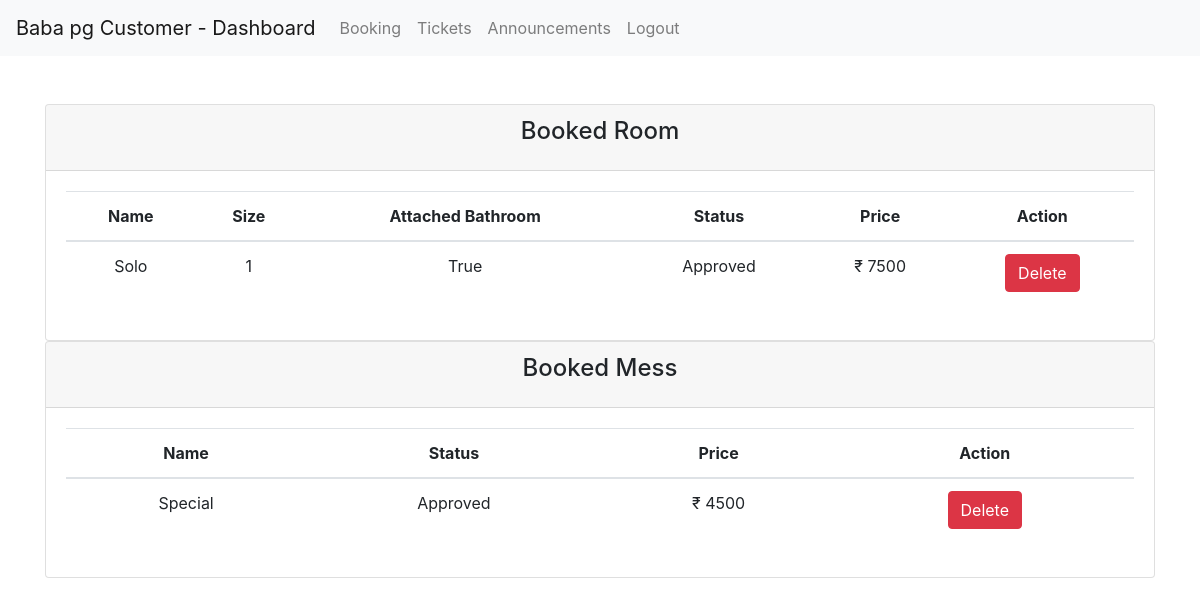
The page /booking (signed in) on the database its author committed.
### pghr/models.py (models this page shows, shortened)
class Room(db.Model):
    id = db.Column(db.Integer, primary_key=True)
    name = db.Column(db.String(80), unique=True, nullable=False)
    size = db.Column(db.Integer, unique=False, nullable=False)
    attached_bathroom = db.Column(db.Boolean, unique=False, nullable=False, default=False)
    status = db.Column(db.String(80), unique=False, nullable=False) # A, NA
    price = db.Column(db.Integer, unique=False, nullable=False)
    description = db.Column(db.String(120))

class RoomBookings(db.Model):
    id = db.Column(db.Integer, primary_key=True)
    user_id = db.Column(db.Integer, db.ForeignKey('user.id'), nullable=False)
    user = db.relationship('User', backref=db.backref('bookings', lazy=True))
    room_id = db.Column(db.Integer, db.ForeignKey('room.id'), nullable=False)
    room = db.relationship('Room', backref=db.backref('room', lazy=True))
    status = db.Column(db.String(80), unique=False, nullable=False) # pending, approved, cancelled
    check_in = db.Column(db.DateTime(timezone=True), server_default=func.now())
    check_out = db.Column(db.DateTime(timezone=True), onupdate=func.now())

class Mess(db.Model):
    id = db.Column(db.Integer, primary_key=True)
    name = db.Column(db.String(80), unique=True, nullable=False)
    description = db.Column(db.String(120))
    status = db.Column(db.String(80), unique=False, nullable=False) # A, NA - Available, Not Available
    price = db.Column(db.Integer, unique=False, nullable=False)

class MessBookings(db.Model):
    id = db.Column(db.Integer, primary_key=True)
    user_id = db.Column(db.Integer, db.ForeignKey('user.id'), nullable=False)
    user = db.relationship('User', backref=db.backref('user', lazy=True))
    mess_id = db.Column(db.Integer, db.ForeignKey('mess.id'), nullable=False)
    mess = db.relationship('Mess', backref=db.backref('mess', lazy=True))
    status = db.Column(db.String(80), unique=False, nullable=False) # pending, approved, cancelled
    check_in = db.Column(db.DateTime(timezone=True), server_default=func.now())
    check_out = db.Column(db.DateTime(timezone=True), onupdate=func.now())

### pghr/controllers.py (the view)
@app.route('/booking', methods=['GET', 'POST'])
@login_required
def booking():
    rooms = Room.query.all()
    messes = Mess.query.all()
    room_booked = RoomBookings.query.filter_by(user_id=current_user.id).first()
    mess_booked = MessBookings.query.filter_by(user_id=current_user.id).first()
    dont_show_room = False if not room_booked else True
    dont_show_mess = False if not mess_booked else True
    if room_booked:
        room = Room.query.filter_by(id=room_booked.room_id).first()
    else:
        room = None
    if mess_booked:
        mess = Mess.query.filter_by(id=mess_booked.mess_id).first()
    else:
        mess = None
    return render_template('customer/booking.html', user=current_user, rooms=rooms, messes=messes, room=room, mess=mess, room_booked=room_booked, mess_booked=mess_booked, dont_show_room=dont_show_room, dont_show_mess=dont_show_mess)

### pghr/controllers.py (called while the page is built)
@login_manager.user_loader
def load_user(user_id):
    return User.query.get(int(user_id))

### templates/customer/booking.html (shortened to what this page needs)
{% extends "customer/base.html" %}
{% block content %}
{% include "customer/navbar.html" %}
<br> <br>
{% if dont_show_room %}
    {% if rooms==None %}
        <div class="container">
            <div class="row">
                <div class="col-md-12">
                    <div class="card">
                        <div class="card-header">
                            <h4 class="card-title text-center">No Rooms Available</h4>
                        </div>
                    </div>
                </div>
            </div>
        </div>
    {% else %}
        <div class="container">
            <div class="row">
                <div class="col-md-12">
                    <div class="card">
                        <div class="card-header">
                            <h4 class="card-title text-center">Booked Room</h4>
                        </div>
                        <div class="card-body">
                            <div class="table-responsive">
                                <table class="table">
                                    <thead>
                                        <tr>
                                            <th class="text-center">Name</th>
                                            <th class="text-center">Size</th>
                                            <th class="text-center">Attached Bathroom</th>
                                            <th class="text-center">Status</th>
                                            <th class="text-center">Price</th>
                                            <th class="text-center">Action</th>
                                        </tr>
                                    </thead>
                                    <tbody>
                                        <tr>
                                            <td class="text-center">{{ room.name }}</td>
                                            <td class="text-center">{{ room.size }}</td>
                                            <td class="text-center">{{ room.attached_bathroom }}</td>
                                            <td class="text-center">{{ room_booked.status|title }}</td>
                                            <td class="text-center">₹ {{ room.price }}</td>
                                            <td class="text-center">
                                                <form action="{{url_for('booking_room_delete')}}" method="POST">
                                                    <button type="submit" class="btn btn-danger">Delete</button>
                                                </form>
                                            </td>
                                        </tr>
                                    </tbody>
                                </table>
                            </div>
                        </div>
                    </div>
                </div>
            </div>
        </div>
    {% endif %}
{% endif %}
{% if dont_show_mess %}
    {% if rooms==None %}
        <div class="container">
            <div class="row">
                <div class="col-md-12">
                    <div class="card">
                        <div class="card-header">
                            <h4 class="card-title text-center">No Mess Available</h4>
                        </div>
                    </div>
                </div>
            </div>
        </div>
    {% else %}
        <div class="container">
            <div class="row">
                <div class="col-md-12">
                    <div class="card">
                        <div class="card-header">
                            <h4 class="card-title text-center">Booked Mess</h4>
                        </div>
                        <div class="card-body">
                            <div class="table-responsive">
                                <table class="table">
                                    <thead>
                                        <tr>
                                            <th class="text-center">Name</th>
                                            <th class="text-center">Status</th>
                                            <th class="text-center">Price</th>
                                            <th class="text-center">Action</th>
                                        </tr>
                                    </thead>
                                    <tbody>
                                        <tr>
                                            <td class="text-center">{{ mess.name }}</td>
                                            <td class="text-center">{{ mess_booked.status|title }}</td>
                                            <td class="text-center">₹ {{ mess.price }}</td>
                                            <td class="text-center">
                                                <form action="{{url_for('booking_mess_delete')}}" method="POST">
                                                    <button type="submit" class="btn btn-danger">Delete</button>
                                                </form>
                                            </td>
                                        </tr>
                                    </tbody>
                                </table>
                            </div>
                        </div>
                    </div>
                </div>
            </div>
        </div>
    {% endif %}
{% endif %}
{% endblock %}

### templates/customer/base.html (shortened to what this page needs)
<!DOCTYPE html>
<html lang="en">
<head>
    <link rel="stylesheet" href="https://maxcdn.bootstrapcdn.com/bootstrap/4.5.2/css/bootstrap.min.css">
    <link rel="stylesheet" href="https://cdnjs.cloudflare.com/ajax/libs/font-awesome/4.7.0/css/font-awesome.min.css">
    <link rel="stylesheet" href="..static/css/index.css">
</head>
<body>
    {% block content %}
    {% endblock %}
</body>
</html>

### templates/customer/navbar.html (shortened to what this page needs)
<nav class="navbar navbar-expand-lg navbar-light bg-light">
  <a class="navbar-brand" href="{{url_for('dashboard')}}">Baba pg Customer - Dashboard</a>
  <div class="collapse navbar-collapse" id="navbarNav">
    <ul class="navbar-nav">
      <li class="nav-item">
        <a class="nav-link" href="{{url_for("booking")}}">Booking</a>
      </li>
      <li class="nav-item">
        <a class="nav-link" href="{{url_for("ticket")}}">Tickets</a>
      </li>
      <li class="nav-item">
        <a class="nav-link" href="{{url_for("announcement")}}">Announcements</a>
      </li>
      <li class="nav-item">
        <a class="nav-link" href="{{url_for("logout")}}">Logout</a>
      </li>
    </ul>
  </div>
</nav>

### rows shown on the page
Room: name "Solo", size "1", attached_bathroom "True", price "7500"
RoomBookings: status "Approved"
Mess: name "Special", price "4500"
MessBookings: status "Approved"
